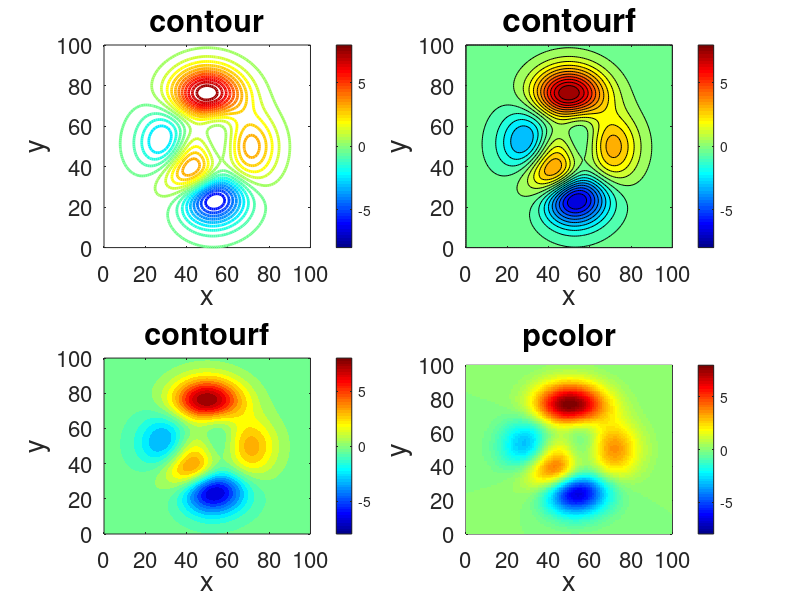
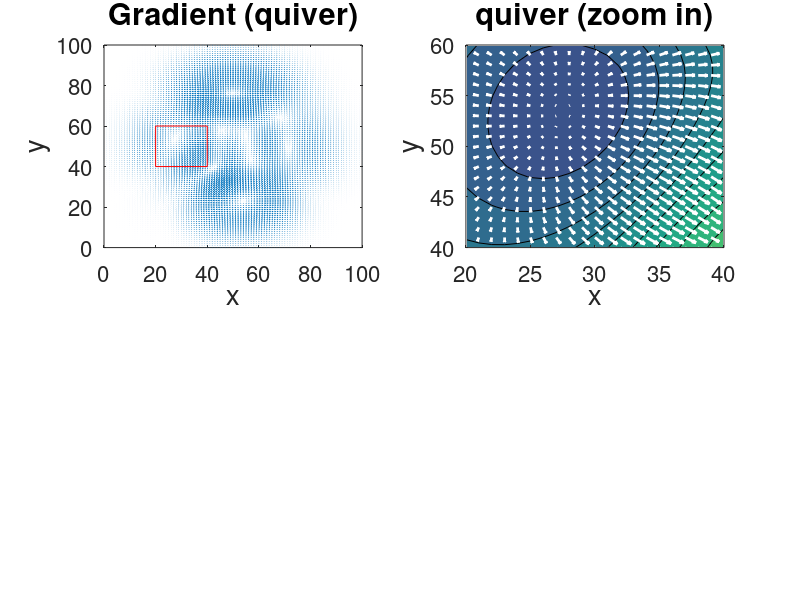

These charts were generated, in order, by the following MATLAB code:
% IDRE workshop - Advanced Garphics with Matlab
% example 08 - contour, pcolor, and vector plot (quiver)

clc; clear;

% data - peaks (matlab internal function)
n = 101; % number of grids
[X,Y] = meshgrid(0:n-1,0:n-1);
Z = peaks(n);
[dX,dY] = gradient(Z,1);

% plot 
figure(1) % contour 
subplot(2,2,1)
contour(X,Y,Z,20,'LineWidth',2); shading flat; 
set(gca,'xlim',[0 n-1],'XTick',[0:20:n-1],'Ylim',[0 n-1],'YTick',[0:20:n-1],'clim',[-8 8],'FontSize',16);
xlabel('x','FontSize',20); ylabel('y','FontSize',20);
title('contour','FontSize',22); 
colorbar; 

subplot(2,2,2) % contourf
contourf(X,Y,Z,20); shading flat; 
set(gca,'xlim',[0 n-1],'XTick',[0:20:n-1],'Ylim',[0 n-1],'YTick',[0:20:n-1],'clim',[-8 8],'FontSize',16);
xlabel('x','FontSize',20); ylabel('y','FontSize',20);
title('contourf','FontSize',24); 
colorbar;

subplot(2,2,3)
contourf(X,Y,Z,20,'LineColor','none'); shading flat; 
set(gca,'xlim',[0 n-1],'XTick',[0:20:n-1],'Ylim',[0 n-1],'YTick',[0:20:n-1],'clim',[-8 8],'FontSize',16);
xlabel('x','FontSize',20); ylabel('y','FontSize',20);
title('contourf','FontSize',22); 
colorbar;

subplot(2,2,4)
pcolor(X,Y,Z); shading flat; 
set(gca,'xlim',[0 n-1],'XTick',[0:20:n-1],'Ylim',[0 n-1],'YTick',[0:20:n-1],'clim',[-8 8],'FontSize',16);
xlabel('x','FontSize',20); ylabel('y','FontSize',20);
title('pcolor','FontSize',22); 
colorbar;
colormap(jet);

figure(2)
subplot(2,2,1) % quiver
quiver(X,Y,dX,dY); hold;
selx = [20:40]; sely = [40:60]; 
line([selx(1) selx(1)],[sely(1) sely(end)],'Color','r'); line([selx(1) selx(end)],[sely(1) sely(1)],'Color','r');
line([selx(end) selx(end)],[sely(1) sely(end)],'Color','r'); line([selx(1) selx(end)],[sely(end) sely(end)],'Color','r');
set(gca,'xlim',[0 n-1],'XTick',[0:20:n-1],'Ylim',[0 n-1],'YTick',[0:20:n-1],'FontSize',16);
xlabel('x','FontSize',20); ylabel('y','FontSize',20);
title('Gradient (quiver)','FontSize',22); 

subplot(2,2,2)
contourf(X,Y,Z,20); hold;
q = quiver(X(sely,selx),Y(sely,selx),dX(sely,selx),dY(sely,selx));
set(q,'Color','w','LineWidth',2);
set(gca,'xlim',[20 40],'Ylim',[40 60],'FontSize',16);
xlabel('x','FontSize',20); ylabel('y','FontSize',20);
title('quiver (zoom in)','FontSize',22); 


